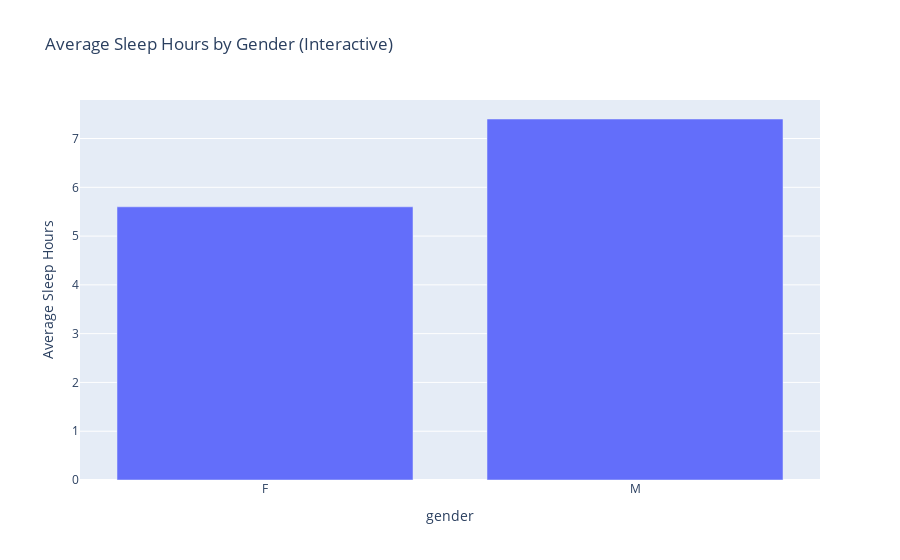

Notebook cell for this chart:
### Code cell
# Bar plot: Average Sleep Hours by Gender (interactive)
fig1 = px.bar(df.groupby('gender', as_index=False)['sleep_hours'].mean(),
              x='gender', y='sleep_hours',
              title='Average Sleep Hours by Gender (Interactive)',
              labels={'sleep_hours': 'Average Sleep Hours'})
fig1.show()

### Figure 1 — Plotly figure (JSON) as saved in the notebook; plotly's stock layout.template omitted (floating-point values rounded to 4 significant figures)
{"data": [{"alignmentgroup": "True", "hovertemplate": "gender=%{x}<br>Average Sleep Hours=%{y}<extra></extra>", "legendgroup": "", "marker": {"color": "#636efa", "pattern": {"shape": ""}}, "name": "", "offsetgroup": "", "orientation": "v", "showlegend": false, "textposition": "auto", "type": "bar", "x": ["F", "M"], "xaxis": "x", "y": [5.6, 7.4], "yaxis": "y"}], "layout": {"barmode": "relative", "legend": {"tracegroupgap": 0}, "title": {"text": "Average Sleep Hours by Gender (Interactive)"}, "xaxis": {"anchor": "y", "domain": [0, 1], "title": {"text": "gender"}}, "yaxis": {"anchor": "x", "domain": [0, 1], "title": {"text": "Average Sleep Hours"}}}}
